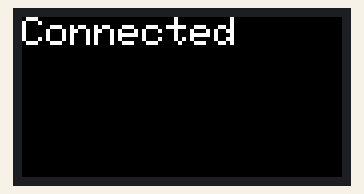
This sketch was run on a simulated ESP32. On the bench: 160×80 colour display. USB keyboard and mouse output is not drawn.

Above: at 0.2 s.

The sketch:

m5stickc_btkey.ino
```cpp
#include <M5StickC.h>
#include <BleKeyboard.h>

BleKeyboard bleKeyboard("M5PrintScreen");
boolean bt_is_connected;

void setup() {
  M5.begin();

  M5.Axp.ScreenBreath(8);
  M5.Lcd.fillScreen(BLACK);
  M5.Lcd.setRotation(1);
  M5.Lcd.setTextSize(2);

  bleKeyboard.begin();
  bt_is_connected=false;
}

void loop() {
  M5.BtnA.read();
  M5.Lcd.setCursor(0,0);

  if(bt_is_connected != bleKeyboard.isConnected()){
    M5.Lcd.fillScreen(BLACK);
  }
  bt_is_connected=bleKeyboard.isConnected();

  if(bleKeyboard.isConnected()){
    M5.Lcd.println("Connected");
    if(M5.BtnA.isPressed()){
      bleKeyboard.write(0xCE);
      Serial.println("presed");
      delay(500);
    }
   }else{
    M5.Lcd.println("Disconnected");
  }

  delay(10);
}
```
